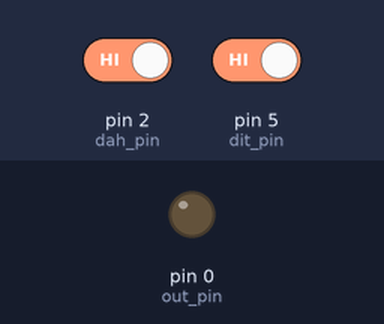
A sketch run on a simulated Arduino Uno, built with avr-gcc and run on an emulated ATmega328P. On the bench: output pins drawn as LEDs (lit = HIGH). Dashed ring = blinking. The test bench sets the inputs (shaded band); at power-on: pin 2 (dah_pin) HIGH, pin 5 (dit_pin) HIGH.

Above: at 1.2 s.
1.3 s: pin 2 (dah_pin) driven LOW
At 1.39 s:
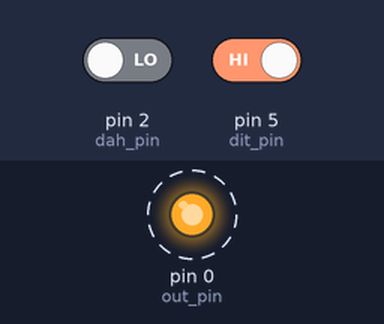
4.3 s: pin 2 (dah_pin) driven HIGH
At 5.5 s:
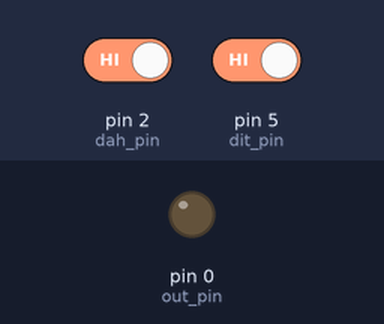
5.8 s: pin 5 (dit_pin) driven LOW
At 6.3 s:
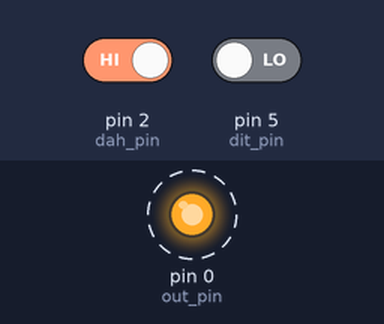
8.8 s: pin 5 (dit_pin) driven HIGH
At 8.8 s:
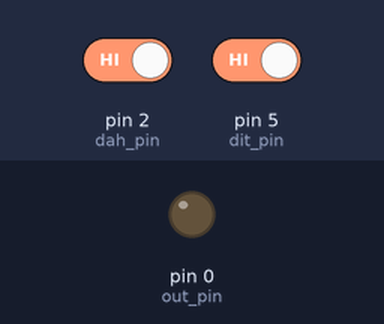
Timing chart, 0 to 11.3 s (numbered marks = the images above; inputs shaded):
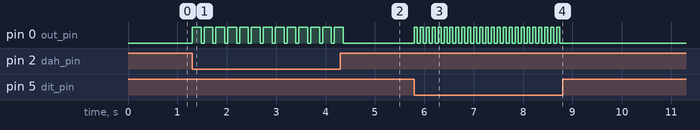

Measured:
- after the input at 1.3 s, pin 0 (out_pin): alternates HIGH for 0.18 s and LOW for 0.06 s, starting at once
- after the input at 4.3 s, pin 0 (out_pin): goes on until 4.4 s, then stays LOW
- after the input at 5.8 s, pin 0 (out_pin): alternates HIGH for 0.06 s and LOW for 0.06 s, starting at once
- after the input at 8.8 s, pin 0 (out_pin): stops changing and stays LOW

The sketch:

MorseCodeKeyer.ino
```cpp
// (licence header left out)
int dah_pin = 2;
int dit_pin = 5;

int out_pin = 0;

double scale = 0.6;

int dit_length = 100 * scale; //ms
int dah_length = 300 * scale; //ms
int space_length = 100 * scale; //ms


void setup() {
  pinMode(out_pin, OUTPUT);
}

void loop() {
  if( digitalRead(dah_pin) == LOW ) {
    dah();
  }
  if( digitalRead(dit_pin) == LOW ) {
    dit();
  }
}

void dit() {
  digitalWrite(out_pin, HIGH);
  delay(dit_length);
  digitalWrite(out_pin, LOW);
  delay(space_length);
}

void dah() {
  digitalWrite(out_pin, HIGH);
  delay(dah_length);
  digitalWrite(out_pin, LOW);
  delay(space_length);
}
```
